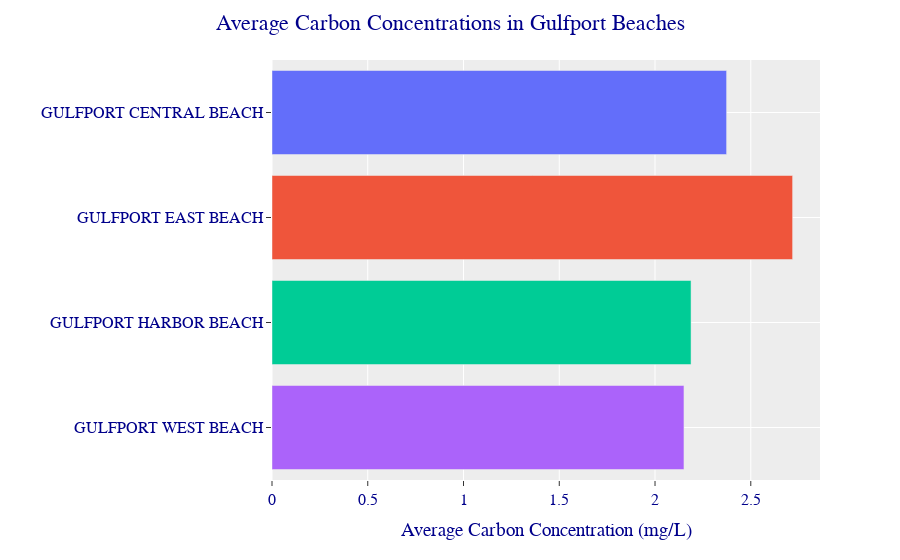

The notebook cell this image was saved under:
### Code cell
fig = px.bar(DFGulfportPlot,
                 x='ResultMeasureValue_x',
             y = 'MonitoringLocationName_x',
                   color = 'MonitoringLocationName_x')

fig.update_layout(template="ggplot2",
                  title='Average Carbon Concentrations in Gulfport Beaches',
                  title_x=0.5,
                  yaxis={'categoryorder': 'category descending'},
                  xaxis_title="Average Carbon Concentration (mg/L)",
                  yaxis_title="",
                  showlegend = False,
                  font={'family':"Gravitas One, monospace",'size':16,'color':"Darkblue"},
                  autosize=True)
fig.show()

### Figure 1 — Plotly figure (JSON) as saved in the notebook; plotly's stock layout.template omitted (floating-point values rounded to 4 significant figures)
{"data": [{"alignmentgroup": "True", "hovertemplate": "MonitoringLocationName_x=%{y}<br>ResultMeasureValue_x=%{x}<extra></extra>", "legendgroup": "GULFPORT CENTRAL BEACH", "marker": {"color": "#636efa", "pattern": {"shape": ""}}, "name": "GULFPORT CENTRAL BEACH", "offsetgroup": "GULFPORT CENTRAL BEACH", "orientation": "h", "showlegend": true, "textposition": "auto", "type": "bar", "x": [2.374], "xaxis": "x", "y": ["GULFPORT CENTRAL BEACH"], "yaxis": "y"}, {"alignmentgroup": "True", "hovertemplate": "MonitoringLocationName_x=%{y}<br>ResultMeasureValue_x=%{x}<extra></extra>", "legendgroup": "GULFPORT EAST BEACH", "marker": {"color": "#EF553B", "pattern": {"shape": ""}}, "name": "GULFPORT EAST BEACH", "offsetgroup": "GULFPORT EAST BEACH", "orientation": "h", "showlegend": true, "textposition": "auto", "type": "bar", "x": [2.718], "xaxis": "x", "y": ["GULFPORT EAST BEACH"], "yaxis": "y"}, {"alignmentgroup": "True", "hovertemplate": "MonitoringLocationName_x=%{y}<br>ResultMeasureValue_x=%{x}<extra></extra>", "legendgroup": "GULFPORT HARBOR BEACH", "marker": {"color": "#00cc96", "pattern": {"shape": ""}}, "name": "GULFPORT HARBOR BEACH", "offsetgroup": "GULFPORT HARBOR BEACH", "orientation": "h", "showlegend": true, "textposition": "auto", "type": "bar", "x": [2.188], "xaxis": "x", "y": ["GULFPORT HARBOR BEACH"], "yaxis": "y"}, {"alignmentgroup": "True", "hovertemplate": "MonitoringLocationName_x=%{y}<br>ResultMeasureValue_x=%{x}<extra></extra>", "legendgroup": "GULFPORT WEST BEACH", "marker": {"color": "#ab63fa", "pattern": {"shape": ""}}, "name": "GULFPORT WEST BEACH", "offsetgroup": "GULFPORT WEST BEACH", "orientation": "h", "showlegend": true, "textposition": "auto", "type": "bar", "x": [2.151], "xaxis": "x", "y": ["GULFPORT WEST BEACH"], "yaxis": "y"}], "layout": {"autosize": true, "barmode": "relative", "font": {"color": "Darkblue", "family": "Gravitas One, monospace", "size": 16}, "legend": {"title": {"text": "MonitoringLocationName_x"}, "tracegroupgap": 0}, "margin": {"t": 60}, "showlegend": false, "title": {"text": "Average Carbon Concentrations in Gulfport Beaches", "x": 0.5}, "xaxis": {"anchor": "y", "autorange": true, "domain": [0, 1], "range": [0, 2.861], "title": {"text": "Average Carbon Concentration (mg/L)"}, "type": "linear"}, "yaxis": {"anchor": "x", "autorange": true, "categoryarray": ["GULFPORT WEST BEACH", "GULFPORT HARBOR BEACH", "GULFPORT EAST BEACH", "GULFPORT CENTRAL BEACH"], "categoryorder": "category descending", "domain": [0, 1], "range": [-0.5, 3.5], "title": {"text": ""}, "type": "category"}}}
